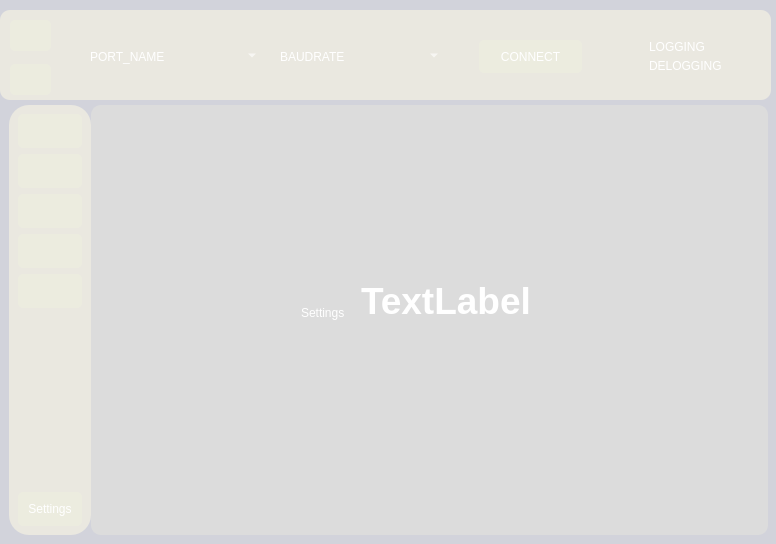
<?xml version="1.0" encoding="UTF-8"?>
<ui version="4.0">
 <class>MainWindow</class>
 <widget class="QMainWindow" name="MainWindow">
  <property name="geometry">
   <rect>
    <x>0</x>
    <y>0</y>
    <width>776</width>
    <height>544</height>
   </rect>
  </property>
  <property name="sizePolicy">
   <sizepolicy hsizetype="Preferred" vsizetype="Expanding">
    <horstretch>0</horstretch>
    <verstretch>0</verstretch>
   </sizepolicy>
  </property>
  <property name="windowTitle">
   <string>MainWindow</string>
  </property>
  <widget class="QWidget" name="centralwidget">
   <property name="styleSheet">
    <string notr="true">*{
border: none;
background-color: transparent;
color: #fff;
}
#centralwidget{
background-color: #d2d3db;
}
#header{
background-color: #eae8e0;
border-radius: 10px;
}
#side_menu{
background-color: #eae8e0;
border-radius: 20px;
}
QPushButton{
padding: 10px;
background-color: #ececdf;
border-radius: 5px;
}
#main_body{
background-color: rgb(220, 220, 220);
border-radius: 10px;
}</string>
   </property>
   <widget class="QWidget" name="widget" native="true">
    <property name="geometry">
     <rect>
      <x>9</x>
      <y>105</y>
      <width>759</width>
      <height>430</height>
     </rect>
    </property>
    <property name="sizePolicy">
     <sizepolicy hsizetype="Preferred" vsizetype="Expanding">
      <horstretch>0</horstretch>
      <verstretch>0</verstretch>
     </sizepolicy>
    </property>
    <layout class="QHBoxLayout" name="horizontalLayout">
     <property name="spacing">
      <number>0</number>
     </property>
     <property name="leftMargin">
      <number>0</number>
     </property>
     <property name="topMargin">
      <number>0</number>
     </property>
     <property name="rightMargin">
      <number>0</number>
     </property>
     <item>
      <widget class="QCustomSlideMenu" name="side_menu" native="true">
       <layout class="QVBoxLayout" name="verticalLayout_2">
        <property name="spacing">
         <number>0</number>
        </property>
        <property name="leftMargin">
         <number>0</number>
        </property>
        <property name="topMargin">
         <number>0</number>
        </property>
        <property name="rightMargin">
         <number>0</number>
        </property>
        <property name="bottomMargin">
         <number>0</number>
        </property>
        <item>
         <widget class="QWidget" name="widget_4" native="true">
          <property name="minimumSize">
           <size>
            <width>60</width>
            <height>0</height>
           </size>
          </property>
          <property name="maximumSize">
           <size>
            <width>150</width>
            <height>16777215</height>
           </size>
          </property>
          <layout class="QVBoxLayout" name="verticalLayout_3">
           <item>
            <widget class="QPushButton" name="Db">
             <property name="text">
              <string/>
             </property>
             <property name="icon">
              <iconset resource="../../icons.qrc">
               <normaloff>:/git course/git-course/dashboard.png</normaloff>:/git course/git-course/dashboard.png</iconset>
             </property>
             <property name="iconSize">
              <size>
               <width>30</width>
               <height>30</height>
              </size>
             </property>
             <property name="checkable">
              <bool>true</bool>
             </property>
             <property name="autoExclusive">
              <bool>true</bool>
             </property>
            </widget>
           </item>
           <item>
            <widget class="QPushButton" name="Cs">
             <property name="text">
              <string/>
             </property>
             <property name="icon">
              <iconset resource="../../icons.qrc">
               <normaloff>:/git course/git-course/web-programming.png</normaloff>:/git course/git-course/web-programming.png</iconset>
             </property>
             <property name="iconSize">
              <size>
               <width>30</width>
               <height>30</height>
              </size>
             </property>
             <property name="checkable">
              <bool>true</bool>
             </property>
             <property name="autoExclusive">
              <bool>true</bool>
             </property>
            </widget>
           </item>
           <item>
            <widget class="QPushButton" name="Gp">
             <property name="text">
              <string/>
             </property>
             <property name="icon">
              <iconset resource="../../icons.qrc">
               <normaloff>:/git course/git-course/graph1.png</normaloff>:/git course/git-course/graph1.png</iconset>
             </property>
             <property name="iconSize">
              <size>
               <width>30</width>
               <height>30</height>
              </size>
             </property>
             <property name="checkable">
              <bool>true</bool>
             </property>
             <property name="autoExclusive">
              <bool>true</bool>
             </property>
            </widget>
           </item>
           <item>
            <widget class="QPushButton" name="map">
             <property name="text">
              <string/>
             </property>
             <property name="icon">
              <iconset resource="../../icons.qrc">
               <normaloff>:/git course/git-course/map1.png</normaloff>:/git course/git-course/map1.png</iconset>
             </property>
             <property name="iconSize">
              <size>
               <width>30</width>
               <height>30</height>
              </size>
             </property>
             <property name="checkable">
              <bool>true</bool>
             </property>
             <property name="autoExclusive">
              <bool>true</bool>
             </property>
            </widget>
           </item>
           <item>
            <widget class="QPushButton" name="trajectory">
             <property name="text">
              <string/>
             </property>
             <property name="icon">
              <iconset resource="../../icons.qrc">
               <normaloff>:/git course/git-course/app-store.png</normaloff>:/git course/git-course/app-store.png</iconset>
             </property>
             <property name="iconSize">
              <size>
               <width>30</width>
               <height>30</height>
              </size>
             </property>
             <property name="checkable">
              <bool>true</bool>
             </property>
             <property name="autoExclusive">
              <bool>true</bool>
             </property>
            </widget>
           </item>
           <item>
            <spacer name="verticalSpacer">
             <property name="orientation">
              <enum>Qt::Vertical</enum>
             </property>
             <property name="sizeHint" stdset="0">
              <size>
               <width>20</width>
               <height>233</height>
              </size>
             </property>
            </spacer>
           </item>
           <item>
            <widget class="QPushButton" name="settings">
             <property name="text">
              <string>Settings</string>
             </property>
             <property name="iconSize">
              <size>
               <width>30</width>
               <height>30</height>
              </size>
             </property>
             <property name="checkable">
              <bool>true</bool>
             </property>
             <property name="autoExclusive">
              <bool>true</bool>
             </property>
            </widget>
           </item>
          </layout>
         </widget>
        </item>
       </layout>
      </widget>
     </item>
     <item>
      <widget class="QWidget" name="main_body" native="true">
       <property name="sizePolicy">
        <sizepolicy hsizetype="Expanding" vsizetype="Preferred">
         <horstretch>0</horstretch>
         <verstretch>0</verstretch>
        </sizepolicy>
       </property>
       <widget class="QStackedWidget" name="stackedWidget">
        <property name="geometry">
         <rect>
          <x>0</x>
          <y>0</y>
          <width>681</width>
          <height>461</height>
         </rect>
        </property>
        <property name="sizePolicy">
         <sizepolicy hsizetype="Preferred" vsizetype="Expanding">
          <horstretch>0</horstretch>
          <verstretch>0</verstretch>
         </sizepolicy>
        </property>
        <property name="currentIndex">
         <number>4</number>
        </property>
        <widget class="QWidget" name="Console">
         <widget class="QLabel" name="label_4">
          <property name="geometry">
           <rect>
            <x>240</x>
            <y>160</y>
            <width>191</width>
            <height>16</height>
           </rect>
          </property>
          <property name="text">
           <string/>
          </property>
         </widget>
         <widget class="QWidget" name="page2" native="true">
          <property name="geometry">
           <rect>
            <x>0</x>
            <y>20</y>
            <width>681</width>
            <height>431</height>
           </rect>
          </property>
          <property name="font">
           <font>
            <family>Tw Cen MT Condensed Extra Bold</family>
            <pointsize>14</pointsize>
           </font>
          </property>
          <widget class="QLabel" name="label_3">
           <property name="geometry">
            <rect>
             <x>220</x>
             <y>130</y>
             <width>181</width>
             <height>71</height>
            </rect>
           </property>
           <property name="font">
            <font>
             <pointsize>28</pointsize>
             <weight>75</weight>
             <bold>true</bold>
            </font>
           </property>
           <property name="styleSheet">
            <string notr="true">selection-color: rgb(0, 0, 0);</string>
           </property>
           <property name="text">
            <string>TextLabel</string>
           </property>
          </widget>
         </widget>
        </widget>
        <widget class="QWidget" name="Graphs">
         <widget class="QWidget" name="page3" native="true">
          <property name="geometry">
           <rect>
            <x>10</x>
            <y>20</y>
            <width>671</width>
            <height>431</height>
           </rect>
          </property>
          <property name="font">
           <font>
            <family>Tw Cen MT Condensed Extra Bold</family>
            <pointsize>14</pointsize>
           </font>
          </property>
          <widget class="QLabel" name="label_5">
           <property name="geometry">
            <rect>
             <x>250</x>
             <y>170</y>
             <width>181</width>
             <height>71</height>
            </rect>
           </property>
           <property name="font">
            <font>
             <pointsize>28</pointsize>
             <weight>75</weight>
             <bold>true</bold>
            </font>
           </property>
           <property name="styleSheet">
            <string notr="true">selection-color: rgb(0, 0, 0);</string>
           </property>
           <property name="text">
            <string>TextLabel</string>
           </property>
          </widget>
         </widget>
        </widget>
        <widget class="QWidget" name="Map">
         <widget class="QWidget" name="page4" native="true">
          <property name="geometry">
           <rect>
            <x>10</x>
            <y>20</y>
            <width>671</width>
            <height>431</height>
           </rect>
          </property>
          <property name="font">
           <font>
            <family>Tw Cen MT Condensed Extra Bold</family>
            <pointsize>14</pointsize>
           </font>
          </property>
          <widget class="QLabel" name="label_6">
           <property name="geometry">
            <rect>
             <x>200</x>
             <y>130</y>
             <width>181</width>
             <height>71</height>
            </rect>
           </property>
           <property name="font">
            <font>
             <pointsize>28</pointsize>
             <weight>75</weight>
             <bold>true</bold>
            </font>
           </property>
           <property name="styleSheet">
            <string notr="true">selection-color: rgb(0, 0, 0);</string>
           </property>
           <property name="text">
            <string>TextLabel</string>
           </property>
          </widget>
         </widget>
        </widget>
        <widget class="QWidget" name="Trajectory">
         <widget class="QWidget" name="page5" native="true">
          <property name="geometry">
           <rect>
            <x>10</x>
            <y>20</y>
            <width>671</width>
            <height>441</height>
           </rect>
          </property>
          <property name="font">
           <font>
            <family>Tw Cen MT Condensed Extra Bold</family>
            <pointsize>14</pointsize>
           </font>
          </property>
          <widget class="QLabel" name="label_7">
           <property name="geometry">
            <rect>
             <x>220</x>
             <y>110</y>
             <width>181</width>
             <height>71</height>
            </rect>
           </property>
           <property name="font">
            <font>
             <pointsize>28</pointsize>
             <weight>75</weight>
             <bold>true</bold>
            </font>
           </property>
           <property name="styleSheet">
            <string notr="true">selection-color: rgb(0, 0, 0);</string>
           </property>
           <property name="text">
            <string>TextLabel</string>
           </property>
          </widget>
         </widget>
        </widget>
        <widget class="QWidget" name="Settings">
         <widget class="QLabel" name="label_8">
          <property name="geometry">
           <rect>
            <x>210</x>
            <y>200</y>
            <width>191</width>
            <height>16</height>
           </rect>
          </property>
          <property name="text">
           <string>Settings</string>
          </property>
         </widget>
         <widget class="QWidget" name="page6" native="true">
          <property name="geometry">
           <rect>
            <x>10</x>
            <y>20</y>
            <width>671</width>
            <height>431</height>
           </rect>
          </property>
          <property name="sizePolicy">
           <sizepolicy hsizetype="Preferred" vsizetype="Expanding">
            <horstretch>0</horstretch>
            <verstretch>0</verstretch>
           </sizepolicy>
          </property>
          <property name="font">
           <font>
            <family>Tw Cen MT Condensed Extra Bold</family>
            <pointsize>14</pointsize>
           </font>
          </property>
          <widget class="QLabel" name="label_9">
           <property name="geometry">
            <rect>
             <x>260</x>
             <y>140</y>
             <width>181</width>
             <height>71</height>
            </rect>
           </property>
           <property name="font">
            <font>
             <pointsize>28</pointsize>
             <weight>75</weight>
             <bold>true</bold>
            </font>
           </property>
           <property name="styleSheet">
            <string notr="true">selection-color: rgb(0, 0, 0);</string>
           </property>
           <property name="text">
            <string>TextLabel</string>
           </property>
          </widget>
         </widget>
        </widget>
        <widget class="QWidget" name="Dashboard">
         <widget class="QWidget" name="page1" native="true">
          <property name="geometry">
           <rect>
            <x>0</x>
            <y>10</y>
            <width>681</width>
            <height>451</height>
           </rect>
          </property>
          <property name="font">
           <font>
            <family>Tw Cen MT Condensed Extra Bold</family>
            <pointsize>12</pointsize>
           </font>
          </property>
          <widget class="QLabel" name="label_2">
           <property name="geometry">
            <rect>
             <x>230</x>
             <y>180</y>
             <width>181</width>
             <height>71</height>
            </rect>
           </property>
           <property name="font">
            <font>
             <pointsize>28</pointsize>
             <weight>75</weight>
             <bold>true</bold>
            </font>
           </property>
           <property name="styleSheet">
            <string notr="true">selection-color: rgb(0, 0, 0);</string>
           </property>
           <property name="text">
            <string>TextLabel</string>
           </property>
          </widget>
         </widget>
        </widget>
       </widget>
      </widget>
     </item>
    </layout>
   </widget>
   <widget class="QWidget" name="header" native="true">
    <property name="geometry">
     <rect>
      <x>0</x>
      <y>10</y>
      <width>771</width>
      <height>90</height>
     </rect>
    </property>
    <property name="sizePolicy">
     <sizepolicy hsizetype="Preferred" vsizetype="Expanding">
      <horstretch>0</horstretch>
      <verstretch>0</verstretch>
     </sizepolicy>
    </property>
    <property name="minimumSize">
     <size>
      <width>0</width>
      <height>90</height>
     </size>
    </property>
    <property name="maximumSize">
     <size>
      <width>16777215</width>
      <height>90</height>
     </size>
    </property>
    <widget class="QWidget" name="widget_3" native="true">
     <property name="geometry">
      <rect>
       <x>65</x>
       <y>9</y>
       <width>701</width>
       <height>72</height>
      </rect>
     </property>
     <property name="sizePolicy">
      <sizepolicy hsizetype="Preferred" vsizetype="Expanding">
       <horstretch>0</horstretch>
       <verstretch>0</verstretch>
      </sizepolicy>
     </property>
     <property name="minimumSize">
      <size>
       <width>210</width>
       <height>0</height>
      </size>
     </property>
     <property name="maximumSize">
      <size>
       <width>16777215</width>
       <height>210</height>
      </size>
     </property>
     <widget class="QWidget" name="Serial" native="true">
      <property name="geometry">
       <rect>
        <x>5</x>
        <y>2</y>
        <width>691</width>
        <height>69</height>
       </rect>
      </property>
      <widget class="QWidget" name="widget_5" native="true">
       <property name="geometry">
        <rect>
         <x>20</x>
         <y>20</y>
         <width>79</width>
         <height>31</height>
        </rect>
       </property>
       <layout class="QVBoxLayout" name="verticalLayout_4">
        <item>
         <widget class="QLabel" name="label">
          <property name="text">
           <string>PORT_NAME</string>
          </property>
         </widget>
        </item>
       </layout>
      </widget>
      <widget class="QWidget" name="widget_6" native="true">
       <property name="geometry">
        <rect>
         <x>100</x>
         <y>20</y>
         <width>91</width>
         <height>34</height>
        </rect>
       </property>
       <widget class="QComboBox" name="comboBox1">
        <property name="geometry">
         <rect>
          <x>9</x>
          <y>4</y>
          <width>81</width>
          <height>21</height>
         </rect>
        </property>
        <property name="editable">
         <bool>true</bool>
        </property>
        <property name="currentText">
         <string/>
        </property>
        <item>
         <property name="text">
          <string/>
         </property>
        </item>
        <item>
         <property name="text">
          <string/>
         </property>
        </item>
        <item>
         <property name="text">
          <string/>
         </property>
        </item>
        <item>
         <property name="text">
          <string/>
         </property>
        </item>
        <item>
         <property name="text">
          <string/>
         </property>
        </item>
        <item>
         <property name="text">
          <string/>
         </property>
        </item>
       </widget>
      </widget>
      <widget class="QWidget" name="widget_7" native="true">
       <property name="geometry">
        <rect>
         <x>210</x>
         <y>20</y>
         <width>71</width>
         <height>31</height>
        </rect>
       </property>
       <layout class="QVBoxLayout" name="verticalLayout_6">
        <item>
         <widget class="QLabel" name="label_10">
          <property name="text">
           <string>BAUDRATE</string>
          </property>
         </widget>
        </item>
       </layout>
      </widget>
      <widget class="QWidget" name="widget_8" native="true">
       <property name="geometry">
        <rect>
         <x>280</x>
         <y>20</y>
         <width>101</width>
         <height>31</height>
        </rect>
       </property>
       <widget class="QComboBox" name="comboBox">
        <property name="geometry">
         <rect>
          <x>9</x>
          <y>4</y>
          <width>83</width>
          <height>21</height>
         </rect>
        </property>
        <property name="editable">
         <bool>true</bool>
        </property>
       </widget>
      </widget>
      <widget class="QGroupBox" name="groupBox">
       <property name="geometry">
        <rect>
         <x>0</x>
         <y>10</y>
         <width>191</width>
         <height>51</height>
        </rect>
       </property>
       <widget class="QWidget" name="widget" native="true">
        <property name="geometry">
         <rect>
          <x>0</x>
          <y>0</y>
          <width>391</width>
          <height>51</height>
         </rect>
        </property>
       </widget>
      </widget>
      <widget class="QGroupBox" name="groupBox">
       <property name="geometry">
        <rect>
         <x>209</x>
         <y>10</y>
         <width>171</width>
         <height>51</height>
        </rect>
       </property>
      </widget>
      <widget class="QWidget" name="widget" native="true">
       <property name="geometry">
        <rect>
         <x>400</x>
         <y>10</y>
         <width>120</width>
         <height>51</height>
        </rect>
       </property>
       <widget class="QGroupBox" name="groupBox_10">
        <property name="geometry">
         <rect>
          <x>0</x>
          <y>0</y>
          <width>121</width>
          <height>51</height>
         </rect>
        </property>
        <layout class="QGridLayout" name="gridLayout">
         <item row="0" column="0">
          <widget class="QPushButton" name="CONNECT">
           <property name="text">
            <string>CONNECT</string>
           </property>
           <property name="checkable">
            <bool>true</bool>
           </property>
           <property name="autoExclusive">
            <bool>true</bool>
           </property>
          </widget>
         </item>
        </layout>
       </widget>
      </widget>
      <widget class="QGroupBox" name="groupBox">
       <property name="geometry">
        <rect>
         <x>550</x>
         <y>10</y>
         <width>121</width>
         <height>50</height>
        </rect>
       </property>
       <layout class="QVBoxLayout" name="verticalLayout">
        <item>
         <widget class="QRadioButton" name="radioButton">
          <property name="text">
           <string>LOGGING</string>
          </property>
         </widget>
        </item>
        <item>
         <widget class="QRadioButton" name="radioButton_2">
          <property name="text">
           <string>DELOGGING</string>
          </property>
         </widget>
        </item>
       </layout>
      </widget>
      <zorder>widget</zorder>
      <zorder>groupBox</zorder>
      <zorder>widget_5</zorder>
      <zorder>widget_6</zorder>
      <zorder>widget_7</zorder>
      <zorder>widget_8</zorder>
      <zorder>groupBox</zorder>
      <zorder>groupBox</zorder>
     </widget>
    </widget>
    <widget class="QWidget" name="widget" native="true">
     <property name="geometry">
      <rect>
       <x>10</x>
       <y>10</y>
       <width>51</width>
       <height>81</height>
      </rect>
     </property>
     <layout class="QVBoxLayout" name="verticalLayout_8">
      <item>
       <widget class="QWidget" name="widget_2" native="true">
        <widget class="QPushButton" name="menuBtn_2">
         <property name="geometry">
          <rect>
           <x>0</x>
           <y>0</y>
           <width>41</width>
           <height>31</height>
          </rect>
         </property>
         <property name="minimumSize">
          <size>
           <width>0</width>
           <height>0</height>
          </size>
         </property>
         <property name="maximumSize">
          <size>
           <width>16777215</width>
           <height>16777215</height>
          </size>
         </property>
         <property name="text">
          <string/>
         </property>
         <property name="icon">
          <iconset resource="../../icons.qrc">
           <normaloff>:/git course/git-course/menu.png</normaloff>:/git course/git-course/menu.png</iconset>
         </property>
         <property name="iconSize">
          <size>
           <width>30</width>
           <height>30</height>
          </size>
         </property>
         <property name="checkable">
          <bool>true</bool>
         </property>
         <property name="autoExclusive">
          <bool>true</bool>
         </property>
        </widget>
       </widget>
      </item>
      <item>
       <widget class="QWidget" name="widget_9" native="true">
        <widget class="QPushButton" name="menuBtn">
         <property name="geometry">
          <rect>
           <x>0</x>
           <y>0</y>
           <width>41</width>
           <height>31</height>
          </rect>
         </property>
         <property name="minimumSize">
          <size>
           <width>0</width>
           <height>0</height>
          </size>
         </property>
         <property name="maximumSize">
          <size>
           <width>16777215</width>
           <height>16777215</height>
          </size>
         </property>
         <property name="text">
          <string/>
         </property>
         <property name="icon">
          <iconset resource="../../icons.qrc">
           <normaloff>:/git course/git-course/menu.png</normaloff>:/git course/git-course/menu.png</iconset>
         </property>
         <property name="iconSize">
          <size>
           <width>30</width>
           <height>30</height>
          </size>
         </property>
         <property name="checkable">
          <bool>true</bool>
         </property>
         <property name="autoExclusive">
          <bool>true</bool>
         </property>
        </widget>
       </widget>
      </item>
     </layout>
    </widget>
   </widget>
  </widget>
 </widget>
 <customwidgets>
  <customwidget>
   <class>QCustomSlideMenu</class>
   <extends>QWidget</extends>
   <header>Custom_Widgets.Widgets.h</header>
   <container>1</container>
  </customwidget>
 </customwidgets>
 <resources>
  <include location="../../icons.qrc"/>
 </resources>
 <connections>
  <connection>
   <sender>menuBtn</sender>
   <signal>toggled(bool)</signal>
   <receiver>side_menu</receiver>
   <slot>setHidden(bool)</slot>
   <hints>
    <hint type="sourcelabel">
     <x>39</x>
     <y>79</y>
    </hint>
    <hint type="destinationlabel">
     <x>47</x>
     <y>315</y>
    </hint>
   </hints>
  </connection>
  <connection>
   <sender>menuBtn</sender>
   <signal>toggled(bool)</signal>
   <receiver>side_menu</receiver>
   <slot>setVisible(bool)</slot>
   <hints>
    <hint type="sourcelabel">
     <x>39</x>
     <y>79</y>
    </hint>
    <hint type="destinationlabel">
     <x>47</x>
     <y>315</y>
    </hint>
   </hints>
  </connection>
  <connection>
   <sender>settings</sender>
   <signal>clicked(bool)</signal>
   <receiver>page6</receiver>
   <slot>show()</slot>
   <hints>
    <hint type="sourcelabel">
     <x>49</x>
     <y>491</y>
    </hint>
    <hint type="destinationlabel">
     <x>98</x>
     <y>483</y>
    </hint>
   </hints>
  </connection>
 </connections>
</ui>
